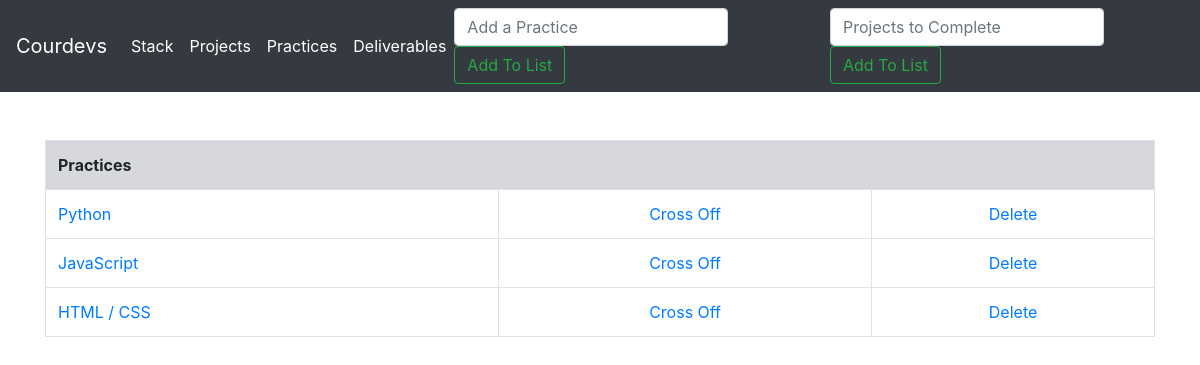
The app's page /, older data.
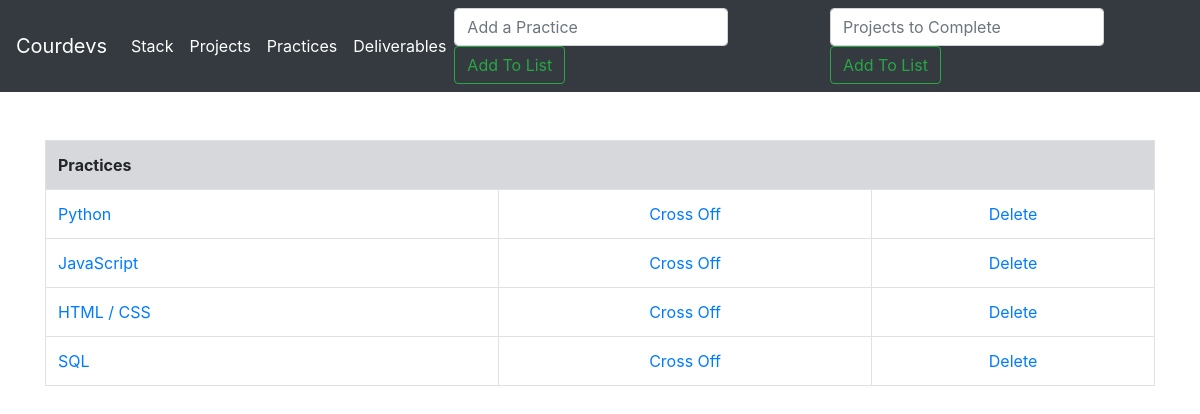
The same page, newer data.
### todoTwo/models.py (models this page shows, shortened)
class List(models.Model):
	item = models.CharField(max_length=200)
	completed = models.BooleanField(default=False)

### todoTwo/views.py (the view, shortened to what this page needs)
# urls.py: path('', views.todo, name='todo'),
def todo(request):
	if request.method == 'POST':
		pform = ProjectForm(request.POST or None) #create variable called form call it ListForm and populate it with the request POST or if nothing requested, do nothing
		if pform.is_valid(): #if information on form is valid
			pform.save()     #save the info
			all_proj = Project.objects.all
			messages.success(request, ('Project Has Been Added To List'))
			return render(request, 'projects.html', {'all_proj': all_proj})
	else:
		all_items = List.objects.all
		return render(request, 'todo.html', {'all_items': all_items})

### todoTwo/templates/todo.html (shortened to what this page needs)
{% extends 'base.html' %}
{% block content %}
<div class="container">
<br>
    {% if all_items %}
      <table class="table table-bordered">
        <th class="table table-secondary" colspan="4">Practices</th>
          {% for things in all_items %}
              {% if things.completed %}
                  <tr class="table-secondary">
                      <td class="striker"><a href="{% url 'editinfo' things.id %}">{{ things.item }}</a></td>
                      <td><center><a href="{% url 'uncross' things.id %}">Uncross</a></center></td>
                      <td><center><a href="{% url 'delete' things.id %}">Delete</a></center></td>
                  </tr>
              {% else %}
                  <tr>
                      <td><a href="{% url 'editinfo' things.id %}">{{ things.item }}</a></td>
                      <td><center><a href="{% url 'cross_off' things.id %}">Cross Off</a></center></td>
                      <td><center><a href="{% url 'delete' things.id %}">Delete</a></center></td>
                  </tr>
              {% endif %}
          {% endfor %}
      </table>
    </div>
    {% endif %}
{% endblock %}

Row changes from the older to the newer data that the page shows:
added List: item "SQL"
